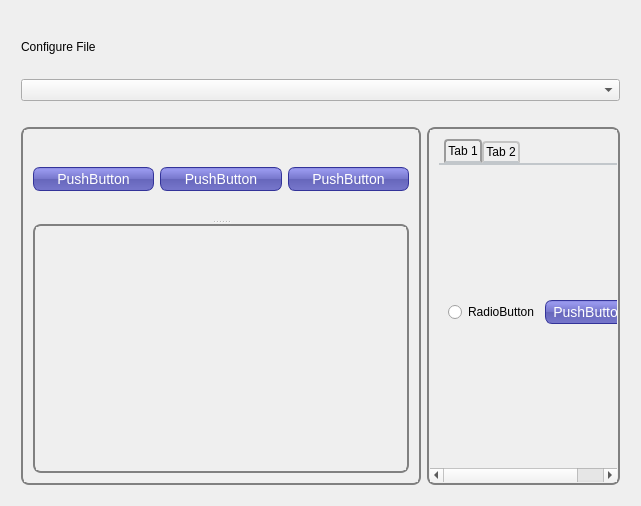
<?xml version="1.0" encoding="UTF-8"?>
<ui version="4.0">
 <class>Form</class>
 <widget class="QWidget" name="Form">
  <property name="geometry">
   <rect>
    <x>0</x>
    <y>0</y>
    <width>641</width>
    <height>506</height>
   </rect>
  </property>
  <property name="windowTitle">
   <string>Form</string>
  </property>
  <property name="styleSheet">
   <string notr="true">QScrollArea {
padding: 1px;
border-style: solid;
border: 0px solid gray;
border-radius: 8px;
}

QTabWidget {
padding: 1px;
border-style: solid;
border: 2px solid gray;
border-radius: 8px;
}

QLineEdit {
padding: 1px;
border-style: solid;
border: 2px solid gray;
border-radius: 8px;
}

QPushButton {
color: white;
background-color: QLinearGradient( x1: 0, y1: 0, x2: 0, y2: 1, stop: 0 #88d, stop: 0.1 #99e, stop: 0.49 #77c, stop: 0.5 #66b, stop: 1 #77c);
border-width: 1px;
border-color: #339;
border-style: solid;
border-radius: 7;
padding: 3px;
font-size: 14px;
padding-left: 5px;
padding-right: 5px;
min-height: 16px;
max-height: 16px;
}

QPushButton:pressed {
    background-color: rgb(224, 0, 0);
    border-style: inset;
}

QPushButton::disabled {
    background-color: rgb(224, 255, 0);
    border-style: inset;
}</string>
  </property>
  <layout class="QVBoxLayout" name="verticalLayout">
   <item>
    <widget class="QScrollArea" name="scrollArea">
     <property name="maximumSize">
      <size>
       <width>16777215</width>
       <height>100</height>
      </size>
     </property>
     <property name="widgetResizable">
      <bool>true</bool>
     </property>
     <widget class="QWidget" name="scrollAreaWidgetContents">
      <property name="geometry">
       <rect>
        <x>0</x>
        <y>0</y>
        <width>621</width>
        <height>98</height>
       </rect>
      </property>
      <layout class="QGridLayout" name="gridLayout">
       <item row="0" column="0">
        <widget class="QLabel" name="label">
         <property name="text">
          <string>Configure File</string>
         </property>
        </widget>
       </item>
       <item row="1" column="0">
        <widget class="QComboBox" name="comboBox"/>
       </item>
      </layout>
     </widget>
    </widget>
   </item>
   <item>
    <widget class="QScrollArea" name="scrollArea_2">
     <property name="widgetResizable">
      <bool>true</bool>
     </property>
     <widget class="QWidget" name="scrollAreaWidgetContents_2">
      <property name="geometry">
       <rect>
        <x>0</x>
        <y>0</y>
        <width>621</width>
        <height>380</height>
       </rect>
      </property>
      <layout class="QHBoxLayout" name="horizontalLayout">
       <item>
        <widget class="QScrollArea" name="scrollArea_3">
         <property name="minimumSize">
          <size>
           <width>400</width>
           <height>0</height>
          </size>
         </property>
         <property name="styleSheet">
          <string notr="true">QScrollArea {
padding: 1px;
border-style: solid;
border: 2px solid gray;
border-radius: 8px;
}</string>
         </property>
         <property name="widgetResizable">
          <bool>true</bool>
         </property>
         <widget class="QWidget" name="scrollAreaWidgetContents_3">
          <property name="geometry">
           <rect>
            <x>0</x>
            <y>0</y>
            <width>394</width>
            <height>356</height>
           </rect>
          </property>
          <layout class="QVBoxLayout" name="verticalLayout_2">
           <item>
            <widget class="QSplitter" name="splitter">
             <property name="orientation">
              <enum>Qt::Vertical</enum>
             </property>
             <widget class="QWidget" name="widget" native="true">
              <property name="maximumSize">
               <size>
                <width>16777215</width>
                <height>81</height>
               </size>
              </property>
              <layout class="QHBoxLayout" name="horizontalLayout_2">
               <item>
                <widget class="QPushButton" name="btn3">
                 <property name="maximumSize">
                  <size>
                   <width>16777215</width>
                   <height>24</height>
                  </size>
                 </property>
                 <property name="text">
                  <string>PushButton</string>
                 </property>
                </widget>
               </item>
               <item>
                <widget class="QPushButton" name="btn2">
                 <property name="maximumSize">
                  <size>
                   <width>16777215</width>
                   <height>24</height>
                  </size>
                 </property>
                 <property name="text">
                  <string>PushButton</string>
                 </property>
                </widget>
               </item>
               <item>
                <widget class="QPushButton" name="btn4">
                 <property name="maximumSize">
                  <size>
                   <width>16777215</width>
                   <height>24</height>
                  </size>
                 </property>
                 <property name="text">
                  <string>PushButton</string>
                 </property>
                </widget>
               </item>
              </layout>
             </widget>
             <widget class="QScrollArea" name="scrollall">
              <property name="widgetResizable">
               <bool>true</bool>
              </property>
              <widget class="QWidget" name="vwidget">
               <property name="geometry">
                <rect>
                 <x>0</x>
                 <y>0</y>
                 <width>370</width>
                 <height>246</height>
                </rect>
               </property>
               <layout class="QHBoxLayout" name="horizontalLayout_3">
                <property name="spacing">
                 <number>0</number>
                </property>
                <property name="topMargin">
                 <number>0</number>
                </property>
                <property name="bottomMargin">
                 <number>0</number>
                </property>
                <item>
                 <layout class="QVBoxLayout" name="vlayout">
                  <property name="spacing">
                   <number>1</number>
                  </property>
                  <property name="sizeConstraint">
                   <enum>QLayout::SetDefaultConstraint</enum>
                  </property>
                 </layout>
                </item>
               </layout>
              </widget>
             </widget>
            </widget>
           </item>
          </layout>
         </widget>
        </widget>
       </item>
       <item>
        <widget class="QScrollArea" name="scrollArea_4">
         <property name="styleSheet">
          <string notr="true">QScrollArea {
padding: 1px;
border-style: solid;
border: 2px solid gray;
border-radius: 8px;
}</string>
         </property>
         <property name="widgetResizable">
          <bool>true</bool>
         </property>
         <widget class="QWidget" name="scrollAreaWidgetContents_4">
          <property name="geometry">
           <rect>
            <x>0</x>
            <y>0</y>
            <width>207</width>
            <height>339</height>
           </rect>
          </property>
          <layout class="QHBoxLayout" name="horizontalLayout_4">
           <item>
            <widget class="QTabWidget" name="tabWidget">
             <property name="styleSheet">
              <string notr="true">QScrollArea {
padding: 1px;
border-style: solid;
border: 2px solid gray;
border-radius: 8px;
}

QTabWidget::pane { /* The tab widget frame */
    border-top: 2px solid #C2C7CB;
}

QTabWidget::tab-bar {
    left: 5px; /* move to the right by 5px */
}

/* Style the tab using the tab sub-control. Note that
    it reads QTabBar _not_ QTabWidget */
QTabBar::tab {
    background: qlineargradient(x1: 0, y1: 0, x2: 0, y2: 1,
                                stop: 0 #E1E1E1, stop: 0.4 #DDDDDD,
                                stop: 0.5 #D8D8D8, stop: 1.0 #D3D3D3);
    border: 2px solid #C4C4C3;
    border-bottom-color: #C2C7CB; /* same as the pane color */
    border-top-left-radius: 4px;
    border-top-right-radius: 4px;
    min-width: 8ex;
    padding: 2px;
}

QTabBar::tab:selected, QTabBar::tab:hover {
    background: qlineargradient(x1: 0, y1: 0, x2: 0, y2: 1,
                                stop: 0 #fafafa, stop: 0.4 #f4f4f4,
                                stop: 0.5 #e7e7e7, stop: 1.0 #fafafa);
}

QTabBar::tab:selected {
    border-color: #9B9B9B;
    border-bottom-color: #C2C7CB; /* same as pane color */
}

QTabBar::tab:!selected {
    margin-top: 2px; /* make non-selected tabs look smaller */
}</string>
             </property>
             <property name="currentIndex">
              <number>0</number>
             </property>
             <widget class="QWidget" name="tab">
              <attribute name="title">
               <string>Tab 1</string>
              </attribute>
              <layout class="QHBoxLayout" name="horizontalLayout_5">
               <item>
                <widget class="QRadioButton" name="radioButton">
                 <property name="text">
                  <string>RadioButton</string>
                 </property>
                </widget>
               </item>
               <item>
                <widget class="QPushButton" name="pushButton">
                 <property name="text">
                  <string>PushButton</string>
                 </property>
                </widget>
               </item>
              </layout>
             </widget>
             <widget class="QWidget" name="tab_2">
              <attribute name="title">
               <string>Tab 2</string>
              </attribute>
              <layout class="QHBoxLayout" name="horizontalLayout_6">
               <item>
                <widget class="QPushButton" name="pushButton_2">
                 <property name="text">
                  <string>PushButton</string>
                 </property>
                </widget>
               </item>
              </layout>
             </widget>
            </widget>
           </item>
          </layout>
         </widget>
        </widget>
       </item>
      </layout>
     </widget>
    </widget>
   </item>
  </layout>
 </widget>
 <resources/>
 <connections/>
</ui>
